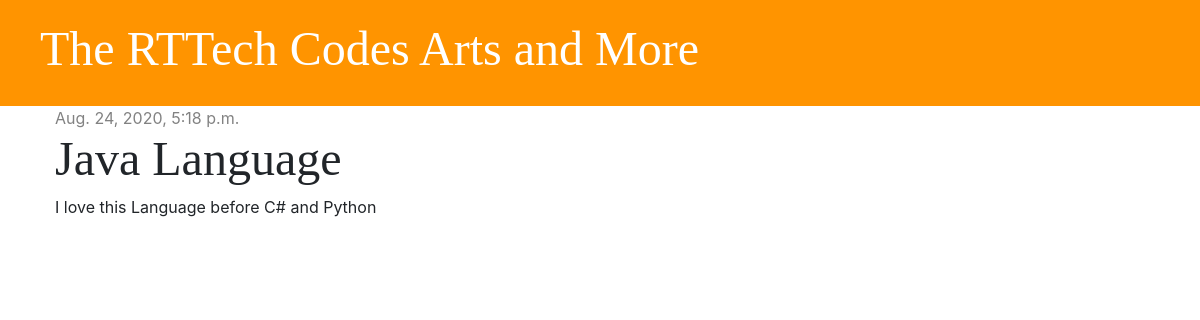
The app's page /post/2/ with its own data.
### blog/models.py (models this page shows, shortened)
class Post(models.Model):
    author = models.ForeignKey("auth.User", on_delete= models.CASCADE)
    title = models.CharField(max_length=200)
    text = models.TextField(null=True)
    created_date = models.DateTimeField(default=timezone.now)
    published_date = models.DateTimeField(blank=True, null=True)

### blog/views.py (the view)
# urls.py: path('post/<int:pk>/', views.post_detail, name='post_detail'),
def post_detail(request, pk):
    post = get_object_or_404(Post, pk=pk)
    stuff_for_frontend = {'post': post}
    return render(request, 'blog/post_detail.html', stuff_for_frontend)

### blog/templates/blog/post_detail.html (shortened to what this page needs)
{% extends 'blog/base.html' %}
{% block content %}
    <div class="post">
        {% if post.published_date %}
            <div class="date">
                {{ post.published_date }}
            </div>
        {% endif %}
        <h1>{{ post.title }}</h1>
        <p>{{ post.text|linebreaksbr }}</p>
    </div>
{% endblock %}

### blog/static/css/blog.css (style rules this page uses)
h1, h2, h3, h4 { font-family: 'Tangerine', 'Inconsolata', 'Droid Sans', serif; font-size: 48px; }
.date { color: #828282; }
.post { margin-bottom: 70px; }

### records on screen
Post: published_date "Aug. 24, 2020, 5:18 p.m.", title "Java Language", text "I love this Language before C# and Python"
